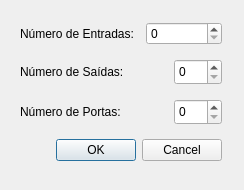
<?xml version="1.0" encoding="UTF-8"?>
<ui version="4.0">
 <class>Novo_circuito</class>
 <widget class="QDialog" name="Novo_circuito">
  <property name="geometry">
   <rect>
    <x>0</x>
    <y>0</y>
    <width>244</width>
    <height>190</height>
   </rect>
  </property>
  <property name="windowTitle">
   <string>Dialog</string>
  </property>
  <property name="layoutDirection">
   <enum>Qt::LeftToRight</enum>
  </property>
  <widget class="QWidget" name="">
   <property name="geometry">
    <rect>
     <x>20</x>
     <y>20</y>
     <width>202</width>
     <height>147</height>
    </rect>
   </property>
   <layout class="QVBoxLayout" name="verticalLayout">
    <property name="spacing">
     <number>12</number>
    </property>
    <item>
     <layout class="QHBoxLayout" name="horizontalLayout">
      <item>
       <widget class="QLabel" name="label">
        <property name="text">
         <string>Número de Entradas:</string>
        </property>
       </widget>
      </item>
      <item>
       <widget class="QSpinBox" name="spinBox"/>
      </item>
     </layout>
    </item>
    <item>
     <layout class="QHBoxLayout" name="horizontalLayout_2">
      <item>
       <widget class="QLabel" name="label_2">
        <property name="text">
         <string>Número de Saídas:</string>
        </property>
       </widget>
      </item>
      <item>
       <widget class="QSpinBox" name="spinBox_2">
        <property name="maximumSize">
         <size>
          <width>48</width>
          <height>26</height>
         </size>
        </property>
       </widget>
      </item>
     </layout>
    </item>
    <item>
     <layout class="QHBoxLayout" name="horizontalLayout_3">
      <item>
       <widget class="QLabel" name="label_3">
        <property name="text">
         <string>Número de Portas:</string>
        </property>
       </widget>
      </item>
      <item>
       <widget class="QSpinBox" name="spinBox_3">
        <property name="maximumSize">
         <size>
          <width>48</width>
          <height>26</height>
         </size>
        </property>
       </widget>
      </item>
     </layout>
    </item>
    <item>
     <widget class="QDialogButtonBox" name="buttonBox">
      <property name="layoutDirection">
       <enum>Qt::LeftToRight</enum>
      </property>
      <property name="orientation">
       <enum>Qt::Horizontal</enum>
      </property>
      <property name="standardButtons">
       <set>QDialogButtonBox::Cancel|QDialogButtonBox::Ok</set>
      </property>
     </widget>
    </item>
   </layout>
  </widget>
 </widget>
 <resources/>
 <connections>
  <connection>
   <sender>buttonBox</sender>
   <signal>accepted()</signal>
   <receiver>Novo_circuito</receiver>
   <slot>accept()</slot>
   <hints>
    <hint type="sourcelabel">
     <x>248</x>
     <y>254</y>
    </hint>
    <hint type="destinationlabel">
     <x>157</x>
     <y>274</y>
    </hint>
   </hints>
  </connection>
  <connection>
   <sender>buttonBox</sender>
   <signal>rejected()</signal>
   <receiver>Novo_circuito</receiver>
   <slot>reject()</slot>
   <hints>
    <hint type="sourcelabel">
     <x>316</x>
     <y>260</y>
    </hint>
    <hint type="destinationlabel">
     <x>286</x>
     <y>274</y>
    </hint>
   </hints>
  </connection>
 </connections>
</ui>
